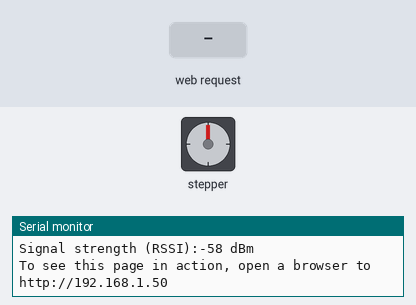
The sketch below on a simulated Arduino Uno R4 WiFi. On the bench: stepper motor, the last lines printed to the serial monitor. The test bench sets the inputs (shaded band). WiFi joins after 1.5 s; servers stay silent unless stated; stepper angles assume 200 steps per turn.

Above: at 12.7 s.
12.8 s: HTTP request GET /CW received
At 13.9 s:
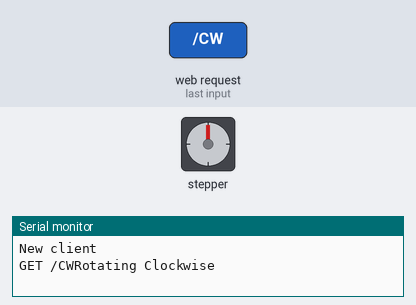
15.8 s: HTTP request GET /CCW received
At 17.4 s:
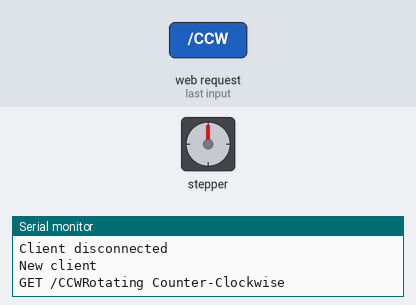
18.8 s: HTTP request GET /CW received
21.8 s: HTTP request GET /CCW received
Timing chart, 0 to 29.1 s (numbered marks = the images above; inputs shaded):
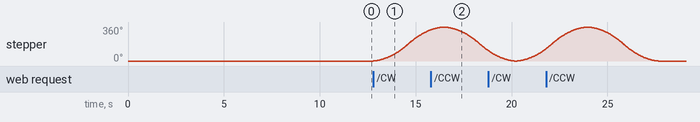

Measured:
- after the input at 12.8 s, stepper: keeps turning clockwise at about 111°/s, starting at once

The sketch:

unor4wifi_motor_control_DS.ino
```cpp
#include "WiFiS3.h"
#include <AccelStepper.h>

char ssid[] = "iptimeSmart";        // Network SSID (name)
char pass[] = "12345678";    // Network password (use for WPA, or use as key for WEP)
int keyIndex = 0;              // Network key index number (needed only for WEP)

int status = WL_IDLE_STATUS;
WiFiServer server(80);

// 스테퍼 모터 설정
const int dirPin = 2;  // Direction 핀
const int stepPin = 3; // Step 핀
const int stepsPerRevolution = 200; // 17HS3401 모터의 한 바퀴 회전에 필요한 스텝 수

// A4988 드라이버를 위한 AccelStepper 설정
AccelStepper stepper(AccelStepper::DRIVER, stepPin, dirPin);

void setup() {
  Serial.begin(9600);      // Initialize serial communication

  // Set stepper motor speed (RPM)
  stepper.setMaxSpeed(100);  // Set to 1000 steps per second
  stepper.setAcceleration(50);  // Set acceleration

  // Check for WiFi module:
  if (WiFi.status() == WL_NO_MODULE) {
    Serial.println("Communication with WiFi module failed!");
    while (true);
  }

  String fv = WiFi.firmwareVersion();
  if (fv < WIFI_FIRMWARE_LATEST_VERSION) {
    Serial.println("Please upgrade the firmware");
  }

  // Attempt to connect to WiFi network:
  while (status != WL_CONNECTED) {
    Serial.print("Attempting to connect to Network named: ");
    Serial.println(ssid);                   // Print the network name (SSID)

    // Connect to WPA/WPA2 network. Change this line if using open or WEP network:
    status = WiFi.begin(ssid, pass);

    // Wait 10 seconds for connection:
    delay(10000);

    // Check connection status
    if (status == WL_CONNECTED) {
      Serial.println("Connected to WiFi network.");
    } else {
      Serial.println("Failed to connect to WiFi network.");
    }
  }

  server.begin();                           // Start web server on port 80
  printWifiStatus();                        // Print status as we're now connected
}

void loop() {
  WiFiClient client = server.available();   // Listen for incoming clients

  if (client) {                             // If a new client connects,
    Serial.println("New client");           // Print a message out the serial port
    String currentLine = "";                // Make a String to hold incoming data from the client
    while (client.connected()) {            // Loop while the client's connected
      if (client.available()) {             // If there's bytes to read from the client,
        char c = client.read();             // Read a byte, then
        Serial.write(c);                    // Print it out the serial monitor
        if (c == '\n') {                    // If the byte is a newline character

          // If the current line is blank, you got two newline characters in a row.
          // That's the end of the client HTTP request, so send a response:
          if (currentLine.length() == 0) {
            // HTTP headers always start with a response code (e.g. HTTP/1.1 200 OK)
            // and a content-type so the client knows what's coming, then a blank line:
            client.println("HTTP/1.1 200 OK");
            client.println("Content-type:text/html");
            client.println();

            // The content of the HTTP response follows the header:
            client.println("<html><head><meta http-equiv='refresh' content='5'></head><body>");
            client.print("<p style=\"font-size:7vw;\">Click <a href=\"/CW\">here</a> to rotate the motor clockwise<br></p>");
            client.print("<p style=\"font-size:7vw;\">Click <a href=\"/CCW\">here</a> to rotate the motor counterclockwise<br></p>");
            client.println("</body></html>");

            // The HTTP response ends with another blank line:
            client.println();
            // Break out of the while loop:
            break;
          } else {    // If you got a newline, then clear currentLine:
            currentLine = "";
          }
        } else if (c != '\r') {  // If you got anything else but a carriage return character,
          currentLine += c;      // Add it to the end of the currentLine
        }

        // Check to see if the client request was "GET /CW" or "GET /CCW":
        if (currentLine.indexOf("GET /CW") >= 0) {
          Serial.println("Rotating Clockwise");
          rotateMotor(stepsPerRevolution);
          client.println("HTTP/1.1 303 See Other");
          client.println("Location: /");
          client.println();
          break;
        } else if (currentLine.indexOf("GET /CCW") >= 0) {
          Serial.println("Rotating Counter-Clockwise");
          rotateMotor(-stepsPerRevolution);
          client.println("HTTP/1.1 303 See Other");
          client.println("Location: /");
          client.println();
          break;
        }
      }
    }
    // Close the connection:
    client.stop();
    Serial.println("Client disconnected");
  }
}

void rotateMotor(int steps) {
  stepper.move(steps);  // Move the specified number of steps
  while (stepper.distanceToGo() != 0) {
    stepper.run();
  }
}

void printWifiStatus() {
  // Print the SSID of the network you're attached to:
  Serial.print("SSID: ");
  Serial.println(WiFi.SSID());

  // Print your board's IP address:
  IPAddress ip = WiFi.localIP();
  Serial.print("IP Address: ");
  Serial.println(ip);

  // Print the received signal strength:
  long rssi = WiFi.RSSI();
  Serial.print("Signal strength (RSSI):");
  Serial.print(rssi);
  Serial.println(" dBm");
  // Print where to go in a browser:
  Serial.print("To see this page in action, open a browser to http://");
  Serial.println(ip);
}
```
